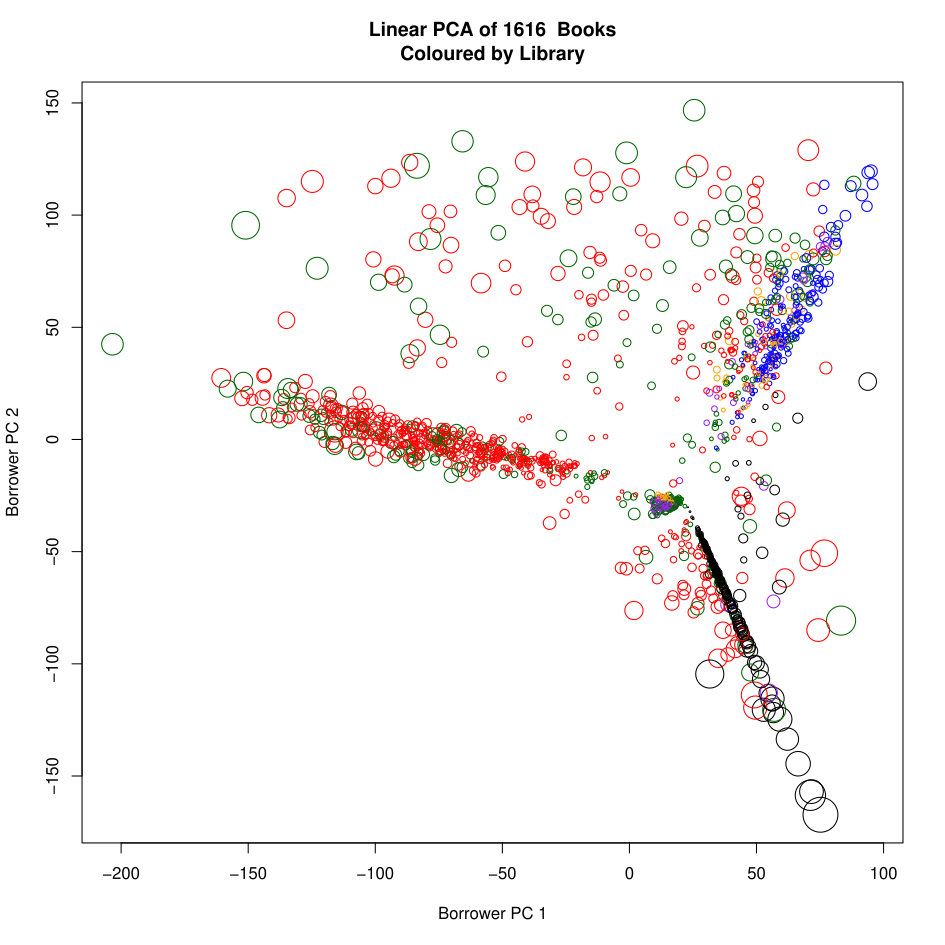

Recreate this plot in R.
# Analysis of Books as vectors of Borrowers over all libraries.
library(RMySQL)
library(kernlab)

m <- dbDriver("MySQL")
con <- dbConnect(m, db="acrp", user="acrp", password="acrppass") #, client.flag = CLIENT_MULTI_STATEMENTS)

# Get all the popular loans
loans <- dbGetQuery(con, "select BorrowerID, WorkID from pop_loans")

# Get all the IDs of the popular books
workIDs <- dbGetQuery(con, 
"select 
	popular_works.WorkID 		as WorkID,
	tbllitwork.Title 			as Title,
	pop_loans.LibraryID 		as LibraryID,
	count(pop_loans.BorrowerID) as NumBorrowers
from 
	popular_works, pop_loans, tbllitwork
where 
	popular_works.WorkID = pop_loans.WorkID and
	popular_works.WorkID = tbllitwork.LitWorkID
group by
	popular_works.WorkID"
)
numWorks <- length(workIDs$WorkID)

# Get all the IDs of borrowers of popular books
borrowerIDs <- dbGetQuery(con, "select distinct BorrowerID from pop_loans")
numBorrowers <- length(borrowerIDs$BorrowerID)

getWorks <- function(borrowerID) { loans$WorkID[loans$BorrowerID == borrowerID] }
getBorrowers <- function(workID) { loans$BorrowerID[loans$WorkID == workID] }

# Compute docs table with works in rows 
docs <- matrix(nrow=numWorks, ncol=numBorrowers)
total <- length(borrowerIDs$BorrowerID)
bidx <- 0
for(b in borrowerIDs$BorrowerID) {
	bidx <- bidx + 1
	wIDs <- getWorks(b)
	if(bidx %% 100 == 0) { cat("Completed ", bidx, " of ", total, "\n") }
		
	numWorksRead <- length(wIDs)
	if(numWorksRead == 0) {
		cat("BorrowerID = ", b, " read ", numWorksRead, " book(s)\n")
	}

	docs[,bidx] <- as.numeric(workIDs$WorkID %in% wIDs)
}

# No Normalisation of the rows (books)
# Similarity represents absolute number of borrowers in common
ndocs <- docs

# Compute the number of borrowers of each book
borrowCounts <- workIDs$NumBorrowers
borrowCounts <- borrowCounts / mean(borrowCounts)

kpc <- kpca(ndocs,kernel=vanilladot,kpar=list(),features=2)
xys <- rotated(kpc)
workIDs$x <- xys[,1]
workIDs$y <- xys[,2]

# Simple mapping from LibraryID to color with hand-chosen colours
libcolour <- function(libid) {
	c("blue", "red", "", "darkgreen", "black", "", "", "orange", "purple")[libid %% 10]
}

plot(xys, 
	xlab="Borrower PC 1", ylab="Borrower PC 2", 
	main=paste("Linear PCA of", numWorks, " Books\nColoured by Library"),
	col=sapply(workIDs$LibraryID, libcolour),
	cex=borrowCounts
)
